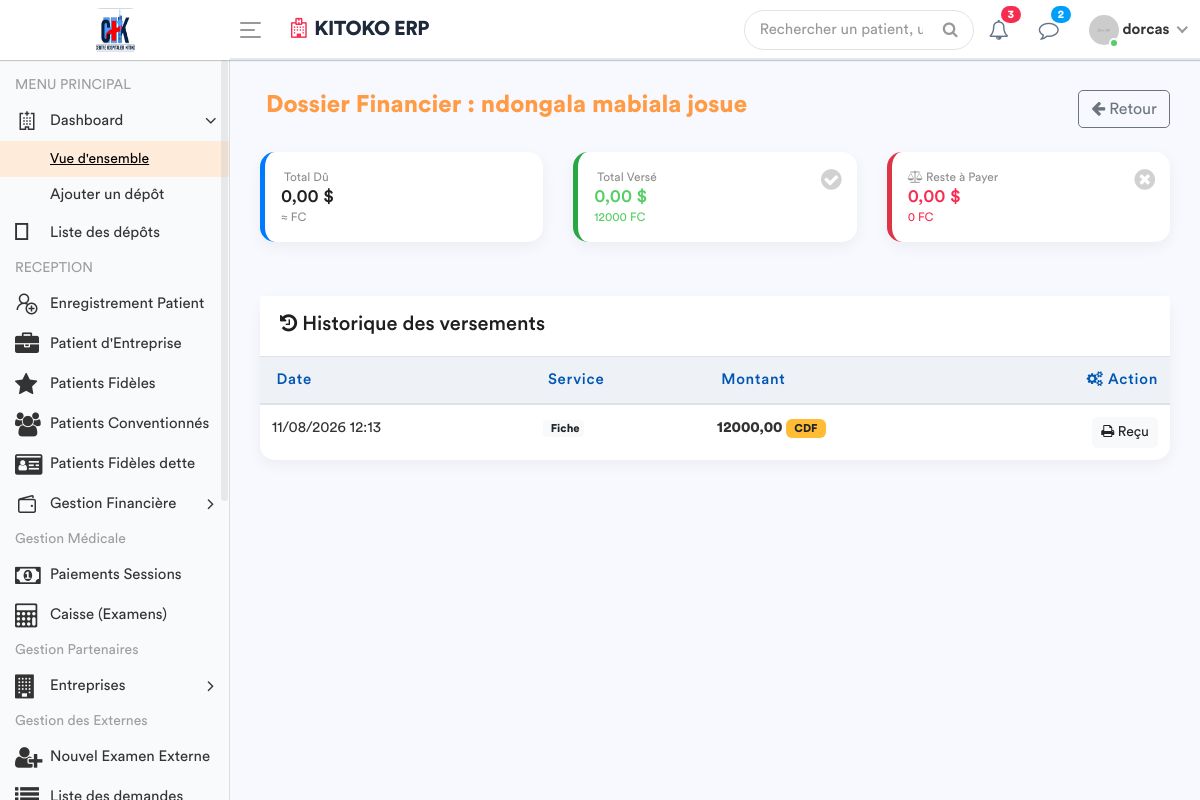
The page /patient/5/historique/ (signed in) on the database its author committed.
### apps/models.py (models this page shows, shortened)
class Patient(models.Model):
    TYPE_CHOICES = [
        ('SIMPLE', 'Patient Simple'),
        ('FIDELE', 'Patient Fidèle'),
        ('CONVENTIONNE', 'Patient Conventionné'),
    ]
    code_patient = models.CharField(max_length=20, unique=True, editable=False)
    noms = models.CharField(max_length=100)
    service = models.ForeignKey('Service', on_delete=models.PROTECT, related_name='patients', null=True)
    sexe = models.CharField(max_length=1, choices=[('M', 'Masculin'), ('F', 'Féminin')])
    age = models.CharField(max_length=30)
    adresse = models.TextField()
    telephone = models.CharField(max_length=20)
    type_patient = models.CharField(max_length=15, choices=TYPE_CHOICES, default='SIMPLE')
    a_carte_fidelite = models.BooleanField(default=False, verbose_name="Possède carte de fidélité")
    entreprise = models.ForeignKey(
        'Entreprise',
        on_delete=models.SET_NULL,
        null=True,
        blank=True,
        related_name='patients',
        verbose_name="Entreprise (si conventionné)"
    )
    fiche_payee = models.BooleanField(default=False)
    created_by = models.ForeignKey(User, on_delete=models.SET_NULL, null=True, related_name='patients_crees')
    date_creation = models.DateTimeField(auto_now_add=True)
    date_modification = models.DateTimeField(auto_now=True)

class Paiement(models.Model):
    CURRENCY = [('USD', 'USD'), ('CDF', 'CDF')]
    SERVICES = [
        ('FICHE', 'Fiche'), ('CONSULTATION', 'Consultation'), ('LABO', 'Labo'),
        ('ECHOGRAPHIE', 'Échographie'), ('RADIO', 'Radiographie'), ('SOIN', 'Soins'),
        ('MATERNITE', 'Maternité'), ('DECES', 'Actes de décès'), ('EXAMENS', 'Examens'),
        ('CHIRURGIE', 'Chirurgie'), ('CARTE_FIDELITE', 'Achat Carte de Fidélité'),
        ('PHARMACIE', 'Pharmacie'), ('EXAMEN_EXTERNE', 'Examen Externe'),
        ('ENTREPRISE', 'Paiement Entreprise'), ('HOSPITALISATION', 'Hospitalisation') ,
        ('DEPOT', 'Dépôt de caisse'),
    ]
    bloc_op = models.ForeignKey('BlocOperatoire', on_delete=models.SET_NULL, null=True, blank=True, related_name='paiements')
    patient = models.ForeignKey('Patient', on_delete=models.CASCADE, null=True, blank=True)
    demande_examen_externe = models.ForeignKey('DemandeExamenExterne', on_delete=models.SET_NULL, null=True, blank=True, related_name='paiements')
    consultation = models.ForeignKey('Consultation', on_delete=models.SET_NULL, null=True, blank=True, related_name='paiements')
    dossier_maternite = models.ForeignKey('Maternite', on_delete=models.SET_NULL, null=True, blank=True, related_name='paiements')
    deces = models.ForeignKey('Deces', on_delete=models.SET_NULL, null=True, blank=True, related_name='paiements')
    session = models.ForeignKey('SessionSoins', on_delete=models.SET_NULL, null=True, blank=True, related_name='paiements')
    entreprise = models.ForeignKey('Entreprise', on_delete=models.CASCADE, null=True, blank=True, related_name='paiements')
    hospitalisation = models.ForeignKey('Hospitalisation', on_delete=models.SET_NULL, null=True, blank=True, related_name='paiements')
    compte_rendu = models.OneToOneField('CompteRenduAccouchement', on_delete=models.SET_NULL, null=True, blank=True, related_name='paiement')
    service = models.CharField(max_length=20, choices=SERVICES)
    montant_verse = models.DecimalField(max_digits=15, decimal_places=2)
    montant_reduction = models.DecimalField(max_digits=10, decimal_places=2, default=Decimal('0.00'))
    devise = models.CharField(max_length=3, choices=CURRENCY, default='CDF')  # CDF par défaut
    date_paiement = models.DateTimeField(default=timezone.now)
    caissier = models.ForeignKey(User, on_delete=models.PROTECT)
    reste_a_payer = models.DecimalField(
        max_digits=15,
        decimal_places=2,
        default=Decimal('0.00'),
        verbose_name="Dette / Reste à payer"
    )
    mouvement_paiement = models.OneToOneField(
    'MouvementPaiement',
    on_delete=models.PROTECT,
    related_name='paiement',
    null=True,
    blank=True
)

### apps/views.py (the view)
# urls.py: path('patient/<int:patient_id>/historique/', views.historique_paiements, name='historique_paiements'),
@login_required
def historique_paiements(request, patient_id):
    patient = get_object_or_404(Patient, id=patient_id)
    taux = Decimal(str(getattr(ConfigurationHopital.objects.first(), 'taux_change', 1660)))
    cout_fiche = Decimal(str(getattr(patient.service, 'prix', 0))) if patient.service else Decimal('0.00')
    cout_examens = Prestation.objects.filter(
        demandeexamen__consultation__triage__patient=patient
    ).aggregate(total=Sum('prix'))['total'] or Decimal('0.00')
    bloc = BlocOperatoire.objects.filter(consultation__triage__patient=patient).first()
    cout_bloc = bloc.prestation.prix if (bloc and hasattr(bloc, 'prestation') and bloc.prestation) else Decimal('0.00')
    total_cout_usd = cout_fiche + cout_examens + cout_bloc
    paiements = Paiement.objects.filter(patient=patient)
    recettes = paiements.aggregate(
        usd=Sum('montant_verse', filter=Q(devise='USD')),
        cdf=Sum('montant_verse', filter=Q(devise='CDF'))
    )
    total_paye_usd = recettes['usd'] or Decimal('0.00')
    total_paye_cdf = recettes['cdf'] or Decimal('0.00')
    total_paye_en_usd = total_paye_usd + (total_paye_cdf / taux)
    reste_a_payer_usd = max(Decimal('0.00'), total_cout_usd - total_paye_en_usd)
    reste_a_payer_cdf = reste_a_payer_usd * taux
    consultation = Consultation.objects.filter(triage__patient=patient).order_by('-date_creation').first()
    context = {
        'patient': patient,
        'paiements_liste': paiements.order_by('-date_paiement'),
        'cout_total_usd': total_cout_usd,
        'total_paye_usd': total_paye_usd,
        'total_paye_cdf': total_paye_cdf,
        'reste_a_payer_usd': reste_a_payer_usd,
        'reste_a_payer_cdf': reste_a_payer_cdf,
        'est_debiteur': reste_a_payer_usd > 0.01, # Si > 0.01$ de dette
        'derniere_consultation': consultation,
        'bloc_id': bloc.id if bloc else None,
        'fonctionKey': Fonction.objects.filter(userKey=request.user).first().fonctionKey.roleName
                       if Fonction.objects.filter(userKey=request.user).first() else None
    }
    return render(request, 'back-end/finance/historique.html', context)

### apps/templates/back-end/finance/historique.html (shortened to what this page needs)
{% load static %}
<!DOCTYPE html>
<html lang="fr">
<head>
    {% include 'back-end/includes/css.html' %}
</head>
<body>
    <div class="main-wrapper">
        {% include 'back-end/includes/header.html' %}
        {% include 'back-end/includes/sidebar.html' %}
        <div class="page-wrapper">
            <div class="content container-fluid">
                <div class="d-flex justify-content-between align-items-center mb-4">
                    <h3 class="text-primary font-weight-bold"> Dossier Financier : {{ patient.noms }}</h3>
                    <a href="javascript:history.back()" class="btn btn-outline-secondary"><i class="fa fa-arrow-left"></i> Retour</a>
                </div>
                <div class="row g-3">
                    <div class="col-md-4">
                        <div class="card summary-card p-3">
                            <small class="text-muted"> Total Dû</small>
                            <h4 class="mb-0">{{ cout_total_usd|floatformat:2 }} $</h4>
                            <small class="text-muted">≈ {{ cout_total_cdf|floatformat:0 }} FC</small>
                        </div>
                    </div>
                    <div class="col-md-4">
                        <div class="card summary-card p-3" style="border-left-color: #28a745;">
                            <i class="fa fa-check-circle icon-box"></i>
                            <small class="text-muted"> Total Versé</small>
                            <h4 class="mb-0 text-success">{{ total_paye_usd|floatformat:2 }} $</h4>
                            <small class="text-success">{{ total_paye_cdf|floatformat:0 }} FC</small>
                        </div>
                    </div>
                    <div class="col-md-4">
                        <div class="card summary-card p-3" style="border-left-color: #dc3545;">
                            <i class="fa fa-times-circle icon-box"></i>
                            <small class="text-muted"><i class="fa fa-balance-scale"></i> Reste à Payer</small>
                            <h4 class="mb-0 text-danger">{{ reste_a_payer_usd|floatformat:2 }} $</h4>
                            <small class="text-danger">{{ reste_a_payer_cdf|floatformat:0 }} FC</small>
                        </div>
                    </div>
                </div>
                <div class="card mt-4">
                    <div class="card-header bg-white pt-3 pb-0 border-0">
                        <h5 class="card-title"><i class="fa fa-history"></i> Historique des versements</h5>
                    </div>
                    <div class="card-body p-0">
                        <div class="table-responsive">
                            <table class="table table-hover mb-0">
                                <thead>
                                    <tr>
                                        <th> Date</th>
                                        <th> Service</th>
                                        <th> Montant</th>
                                        <th class="text-right"><i class="fa fa-cogs"></i> Action</th>
                                    </tr>
                                </thead>
                                <tbody>
                                    {% for item in paiements_liste %}
                                    <tr>
                                        <td>{{ item.date_paiement|date:"d/m/Y H:i" }}</td>
                                        <td><span class="badge badge-light"> {{ item.get_service_display }}</span></td>
                                        <td>
                                            <strong>{{ item.montant_verse|floatformat:2 }}</strong>
                                            <span class="badge badge-devise {% if item.devise == 'USD' %}badge-primary{% else %}badge-warning{% endif %}">
                                                {{ item.devise }}
                                            </span>
                                        </td>
                                        <td class="text-right">
                                            <a href="{% url 'imprimer_recu_direct' item.id %}" target="_blank" class="btn btn-sm btn-light">
                                                <i class="fa fa-print"></i> Reçu
                                            </a>
                                        </td>
                                    </tr>
                                    {% empty %}
                                    <tr><td colspan="4" class="text-center py-4 text-muted"><i class="fa fa-info-circle"></i> Aucune transaction enregistrée.</td></tr>
                                    {% endfor %}
                                </tbody>
                            </table>
                        </div>
                    </div>
                </div>
            </div>
        </div>
    </div>
</body>
</html>

### apps/templates/back-end/includes/header.html (shortened to what this page needs)
{% load static %}
<div class="header" style="background: #ffffff; border-bottom: 2px solid #e2e8f0;">
    <div class="header-left" style="background: #ffffff;">
        <a href="{% url 'home' %}" class="logo">
            <img src="{% static 'front-end/assets/images/banner/logo2.jpg' %}" width="45" height="45" alt="Moyanoli" style="border-radius: 8px;">
        </a>
    </div>
    <a id="toggle_btn" href="javascript:void(0);" style="color: #007bff;">
        <span class="bar-icon">
            <span></span>
            <span></span>
            <span></span>
        </span>
    </a>
    <div class="page-title-box">
        <h3 style="color: #1e293b; font-weight: 700; letter-spacing: -0.5px;">
            <i class="fa fa-hospital-o text-danger mr-2"></i>KITOKO ERP
        </h3>
    </div>
    <ul class="nav user-menu">
        <li class="nav-item">
            <div class="top-nav-search">
                <form action="#">
                    <input class="form-control" type="text" placeholder="Rechercher un patient, un dossier...">
                    <button class="btn" type="submit"><i class="fa fa-search"></i></button>
                </form>
            </div>
        </li>
        <li class="nav-item dropdown">
            <a href="#" class="dropdown-toggle nav-link" data-toggle="dropdown">
                <i class="fa fa-bell-o" style="color: #64748b;"></i> <span class="badge badge-pill bg-danger">3</span>
            </a>
        </li>
        <li class="nav-item dropdown">
            <a href="#" class="dropdown-toggle nav-link" data-toggle="dropdown">
                <i class="fa fa-comment-o" style="color: #64748b;"></i> <span class="badge badge-pill bg-info">2</span>
            </a>
        </li>
        <li class="nav-item dropdown has-arrow main-drop">
            <a href="#" class="dropdown-toggle nav-link" data-toggle="dropdown">
                <span class="user-img">
                    <img src="{% static 'back-end/assets/img/profiles/avatar-21.jpg' %}" alt="">
                    <span class="status online"></span>
                </span>
                <span style="font-weight: 600;">{{ user.username }}</span>
            </a>
        </li>
    </ul>
</div>

### apps/templates/back-end/finance/historique.html (style rules this page uses)
:root { --hosp-blue: #0056b3; --hosp-light: #eef2f7; --hosp-accent: #007bff; }
body { background-color: #f8f9fe; }
.card { border: none; border-radius: 15px; box-shadow: 0 5px 15px rgba(0,0,0,0.05); }
.summary-card { background: white; border-left: 5px solid var(--hosp-accent); position: relative; }
.icon-box { font-size: 1.5rem; opacity: 0.2; position: absolute; right: 15px; top: 15px; }
.table thead { background: var(--hosp-light); color: var(--hosp-blue); }
.badge-devise { font-size: 0.75em; padding: 4px 8px; border-radius: 6px; font-weight: bold; }

### rows shown on the page
Patient: noms "ndongala mabiala josue"
Paiement: date_paiement "11/08/2026 12:13", service "Fiche", montant_verse "12000,00", devise "CDF"

### other values the page prints
{{ user.username }} "dorcas"
{{ cout_total_usd|floatformat:2 }} "0,00"
{{ total_paye_usd|floatformat:2 }} "0,00"
{{ total_paye_cdf|floatformat:0 }} "12000"
{{ reste_a_payer_usd|floatformat:2 }} "0,00"
{{ reste_a_payer_cdf|floatformat:0 }} "0"
